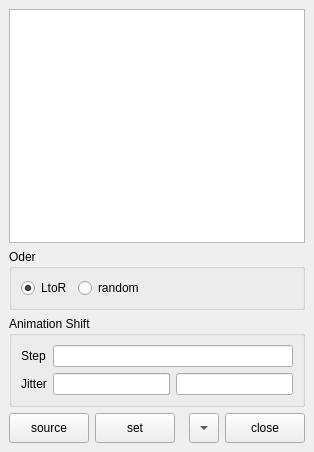
<?xml version="1.0" encoding="UTF-8"?>
<ui version="4.0">
 <class>MainWindow</class>
 <widget class="QMainWindow" name="MainWindow">
  <property name="geometry">
   <rect>
    <x>0</x>
    <y>0</y>
    <width>314</width>
    <height>452</height>
   </rect>
  </property>
  <property name="windowTitle">
   <string>MainWindow</string>
  </property>
  <widget class="QWidget" name="centralwidget">
   <layout class="QVBoxLayout" name="verticalLayout">
    <item>
     <widget class="QTreeView" name="treeView">
      <property name="editTriggers">
       <set>QAbstractItemView::NoEditTriggers</set>
      </property>
      <property name="selectionMode">
       <enum>QAbstractItemView::ExtendedSelection</enum>
      </property>
     </widget>
    </item>
    <item>
     <widget class="QGroupBox" name="groupBox_3">
      <property name="title">
       <string>Oder</string>
      </property>
      <layout class="QHBoxLayout" name="horizontalLayout_3">
       <item>
        <widget class="QRadioButton" name="l2rRadioButton">
         <property name="text">
          <string>LtoR</string>
         </property>
         <property name="checked">
          <bool>true</bool>
         </property>
        </widget>
       </item>
       <item>
        <widget class="QRadioButton" name="randomRadioButton">
         <property name="text">
          <string>random</string>
         </property>
        </widget>
       </item>
       <item>
        <spacer name="horizontalSpacer_4">
         <property name="orientation">
          <enum>Qt::Horizontal</enum>
         </property>
         <property name="sizeHint" stdset="0">
          <size>
           <width>40</width>
           <height>20</height>
          </size>
         </property>
        </spacer>
       </item>
      </layout>
     </widget>
    </item>
    <item>
     <widget class="QGroupBox" name="groupBox">
      <property name="title">
       <string>Animation Shift</string>
      </property>
      <layout class="QFormLayout" name="formLayout">
       <item row="0" column="0">
        <widget class="QLabel" name="label">
         <property name="text">
          <string>Step</string>
         </property>
        </widget>
       </item>
       <item row="0" column="1">
        <widget class="QLineEdit" name="stepLineEdit"/>
       </item>
       <item row="1" column="0">
        <widget class="QLabel" name="label_2">
         <property name="text">
          <string>Jitter</string>
         </property>
        </widget>
       </item>
       <item row="1" column="1">
        <layout class="QHBoxLayout" name="horizontalLayout">
         <item>
          <widget class="QLineEdit" name="jitterInfLineEdit"/>
         </item>
         <item>
          <widget class="QLineEdit" name="jitterSupLineEdit"/>
         </item>
        </layout>
       </item>
      </layout>
     </widget>
    </item>
    <item>
     <layout class="QHBoxLayout" name="horizontalLayout_4">
      <item>
       <widget class="QPushButton" name="sourceButton">
        <property name="minimumSize">
         <size>
          <width>80</width>
          <height>30</height>
         </size>
        </property>
        <property name="text">
         <string>source</string>
        </property>
       </widget>
      </item>
      <item>
       <widget class="QPushButton" name="setButton">
        <property name="minimumSize">
         <size>
          <width>80</width>
          <height>30</height>
         </size>
        </property>
        <property name="text">
         <string>set</string>
        </property>
       </widget>
      </item>
      <item>
       <spacer name="horizontalSpacer">
        <property name="orientation">
         <enum>Qt::Horizontal</enum>
        </property>
        <property name="sizeHint" stdset="0">
         <size>
          <width>40</width>
          <height>20</height>
         </size>
        </property>
       </spacer>
      </item>
      <item>
       <widget class="QToolButton" name="minimizeButton">
        <property name="minimumSize">
         <size>
          <width>30</width>
          <height>30</height>
         </size>
        </property>
        <property name="toolTip">
         <string>最小化</string>
        </property>
        <property name="text">
         <string>...</string>
        </property>
        <property name="arrowType">
         <enum>Qt::DownArrow</enum>
        </property>
       </widget>
      </item>
      <item>
       <widget class="QPushButton" name="closeButton">
        <property name="minimumSize">
         <size>
          <width>80</width>
          <height>30</height>
         </size>
        </property>
        <property name="text">
         <string>close</string>
        </property>
       </widget>
      </item>
     </layout>
    </item>
   </layout>
  </widget>
 </widget>
 <resources/>
 <connections/>
</ui>
